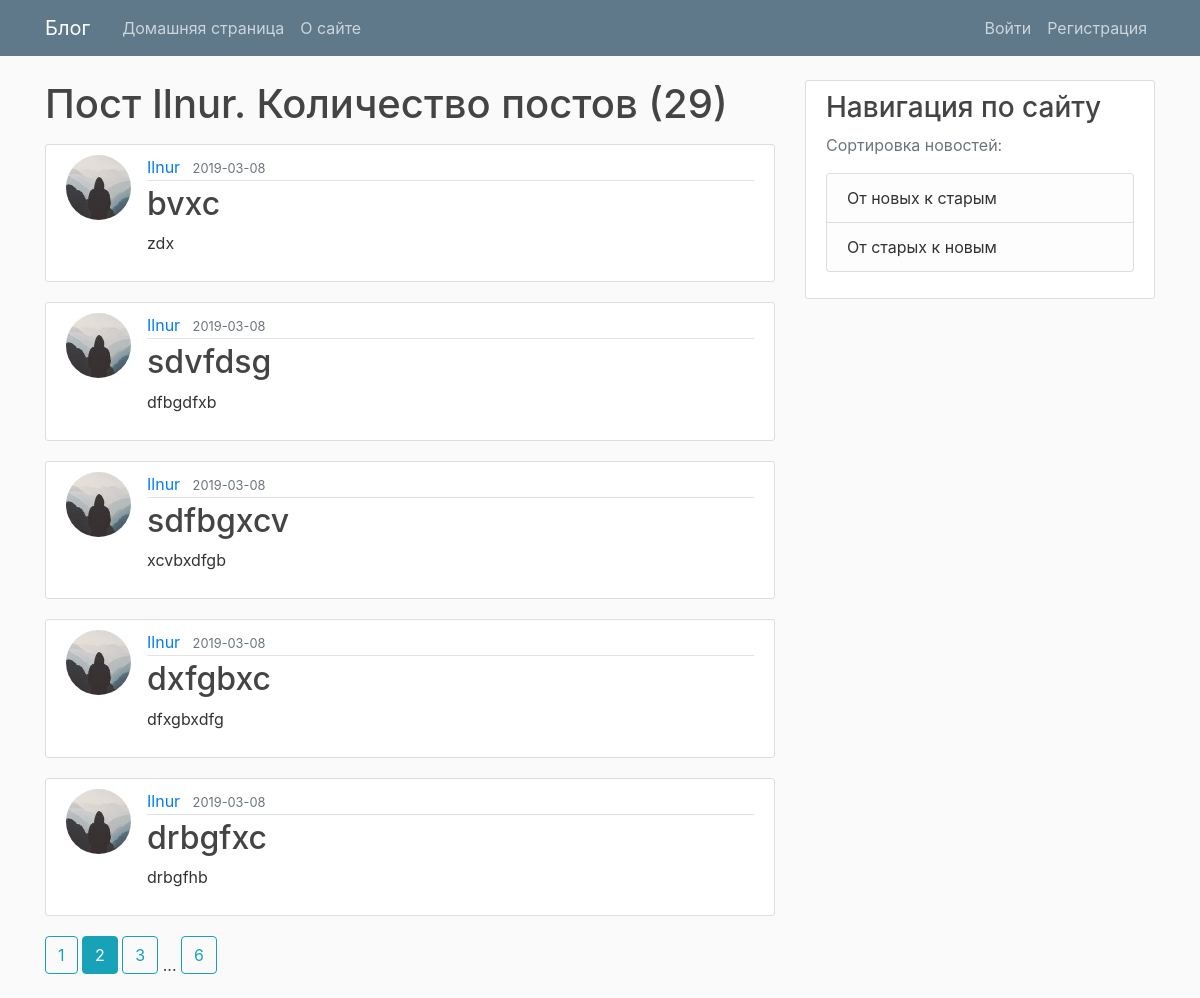
/user_reverse/Ilnur?page=2, run on the app's committed database.
### main/models.py (models this page shows, shortened)
class User(db.Model, UserMixin):
    id = db.Column(db.Integer, primary_key=True)
    username = db.Column(db.String(20), unique=True, nullable=False)
    email = db.Column(db.String(120), unique=True, nullable=False)
    image_file = db.Column(db.String(20),
                           nullable=False, default='default.jpg')
    password = db.Column(db.String(60), nullable=False)
    posts = db.relationship('Post', backref='author', lazy=True)

class Post(db.Model):
    id = db.Column(db.Integer, primary_key=True)
    title = db.Column(db.String(100), nullable=False)
    date_posted = db.Column(db.DateTime,
                            nullable=False, default=datetime.utcnow())
    content = db.Column(db.Text, nullable=False)
    user_id = db.Column(db.Integer, db.ForeignKey('user.id'), nullable=False)

### main/users/routes.py (the view)
@users.route("/user_reverse/<string:username>")
def user_reverse_posts(username):
    page = request.args.get('page', 1, type=int)
    user = User.query.filter_by(username=username).first_or_404()
    posts = Post.query.filter_by(author=user).paginate(page=page, per_page=5)
    return render_template('user_posts.html', posts=posts, user=user, forUser=True, reverse=True)

### main/templates/user_posts.html
{% extends "base.html" %}
{% block content %}
    <h1 class="mb-3">Пост {{ user.username }}. Количество постов ({{ posts.total }})</h1>
    {% for post in posts.items %}
        <article class="media content-section">
          <img class="rounded-circle article-img" src="{{ url_for('static', filename='profile_pics/' + post.author.image_file) }}">
          <div class="media-body">
            <div class="article-metadata">
              <a class="mr-2" href="{{ url_for('users.user_posts', username=post.author.username) }}">{{ post.author.username }}</a>
              <small class="text-muted">{{ post.date_posted.strftime('%Y-%m-%d') }}</small>
            </div>
            <h2><a class="article-title" href="{{ url_for('posts.post', post_id=post.id) }}">{{ post.title }}</a></h2>
            <p class="article-content">{{ post.content }}</p>
          </div>
        </article>
    {% endfor %}
    {% for page_num in posts.iter_pages(left_edge=1, right_edge=1, left_current=1, right_current=2) %}
      {% if page_num %}
        {% if posts.page == page_num %}
          {% if reverse %}
            <a class="btn btn-info mb-4" href="{{ url_for('users.user_reverse_posts', username=user.username, page=page_num) }}">{{ page_num }}</a>
          {% else %}
            <a class="btn btn-info mb-4" href="{{ url_for('users.user_posts', username=user.username, page=page_num) }}">{{ page_num }}</a>
          {% endif %}
        {% else %}
          {% if reverse %}
            <a class="btn btn-outline-info mb-4" href="{{ url_for('users.user_reverse_posts', username=user.username, page=page_num) }}">{{ page_num }}</a>
          {% else %}
            <a class="btn btn-outline-info mb-4" href="{{ url_for('users.user_posts', username=user.username, page=page_num) }}">{{ page_num }}</a>
          {% endif %}
        {% endif %}
      {% else %}
        ...
      {% endif %}
    {% endfor %}
{% endblock content %}

### main/static/main.css (style rules this page uses)
body { background: #fafafa; color: #333333; margin-top: 5rem; }
h1, h2, h3, h4, h5, h6 { color: #444444; }
.content-section { background: #ffffff; padding: 10px 20px; border: 1px solid #dddddd; border-radius: 3px; margin-bottom: 20px; }
.article-title { color: #444444; }
.article-content { white-space: pre-line; }
.article-img { height: 65px; width: 65px; margin-right: 16px; }
.article-metadata { padding-bottom: 1px; margin-bottom: 4px; border-bottom: 1px solid #e3e3e3 }

### data on the page
User: username "Ilnur"
Post: image_file (picture), author.username "Ilnur", date_posted "2019-03-08", title "bvxc", content "zdx"
Post: image_file (picture), author.username "Ilnur", date_posted "2019-03-08", title "sdvfdsg", content "dfbgdfxb"
Post: image_file (picture), author.username "Ilnur", date_posted "2019-03-08", title "sdfbgxcv", content "xcvbxdfgb"
Post: image_file (picture), author.username "Ilnur", date_posted "2019-03-08", title "dxfgbxc", content "dfxgbxdfg"
Post: image_file (picture), author.username "Ilnur", date_posted "2019-03-08", title "drbgfxc", content "drbgfhb"

### other printed values
{{ posts.total }} "29"
{{ page_num }} "1" "3" "6"
{{ page_num }} "2"
